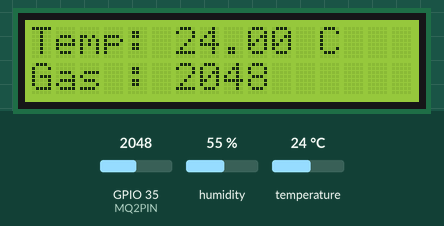
The sketch below on a simulated ESP32. On the bench: 16×2 character LCD. The inputs (shaded band) are chosen by the test bench; at power-on: temperature 24 °C, GPIO 35 (MQ2PIN) = 2048, humidity 55 %. WiFi joins after 1.5 s; servers stay silent unless stated; what the sketch prints to the serial monitor is not drawn.

Above: at 3.9 s.
4.0 s: temperature set to 12 °C
At 6.8 s:
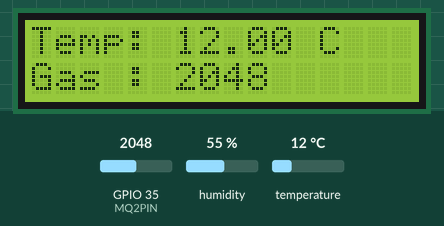
8.1 s: GPIO 35 (MQ2PIN) set to 2866
At 11.2 s:
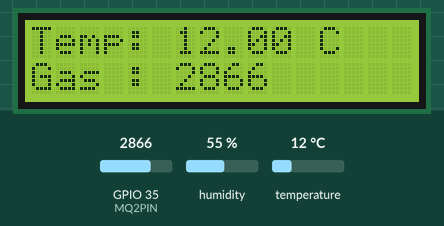
12.2 s: temperature set to 19 °C
At 17.4 s:
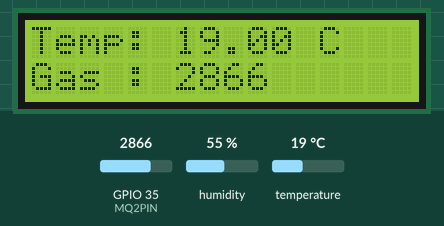
17.8 s: GPIO 35 (MQ2PIN) set to 3603
At 20.5 s:
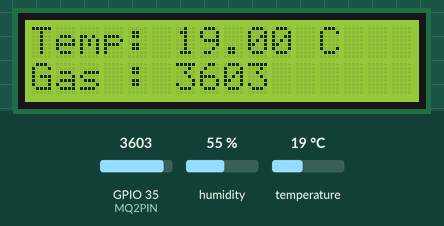
21.9 s: temperature set to 28 °C
At 26.8 s:
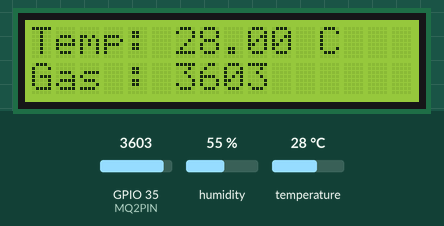
27.5 s: GPIO 35 (MQ2PIN) set to 4095
At 29.9 s:
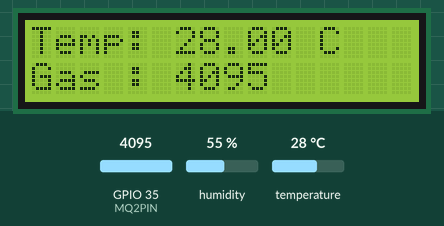
Timing chart, 0 to 31.4 s (numbered marks = the images above; inputs shaded):
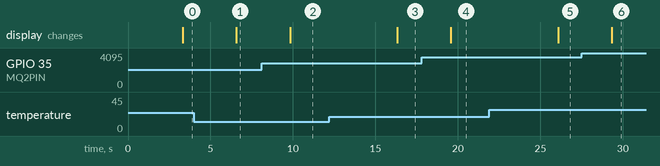

Measured:
- after the input at 4.0 s, the display: changes after 2.6 s (image 1)
- after the input at 8.1 s, the display: changes after 1.7 s (image 2)
- after the input at 12.2 s, the display: changes after 4.1 s (image 3)
- after the input at 17.8 s, the display: changes after 1.8 s (image 4)
- after the input at 21.9 s, the display: changes after 4.2 s (image 5)
- after the input at 27.5 s, the display: changes after 1.8 s (image 6)

The sketch:

tugas_uas.ino
```cpp
#include <Wire.h>
#include <LiquidCrystal_I2C.h>
#include <Adafruit_Sensor.h>
#include <DHT.h>
#include <WiFi.h>

#define DHTPIN 16 // Pin yang terhubung ke sensor DHT11
#define DHTTYPE DHT11 // Tipe sensor DHT
#define MQ2PIN 35 // Pin yang terhubung ke sensor MQ-2
int lcdColumns = 16;
int lcdRows = 2;
DHT dht(DHTPIN, DHTTYPE);

LiquidCrystal_I2C lcd(0x27, lcdColumns, lcdRows); // Alamat I2C LCD 0x27, 16 kolom, 2 baris

const char *ssid = "wifi ana";     // Ganti dengan SSID WiFi Anda
const char *password = "wifi kencang ga bikin kembung"; // Ganti dengan password WiFi Anda
const char *serverAddress = "iotuasbjm.000webhostapp.com"; // Alamat web server

void setup() {
  Serial.begin(115200);
  lcd.init();
  lcd.backlight();
  dht.begin();

  // Connect to Wi-Fi
  WiFi.begin(ssid, password);
  while (WiFi.status() != WL_CONNECTED) {
    delay(1000);
    Serial.println("Connecting to WiFi...");
  }
  Serial.println("Connected to WiFi");
}

void loop() {
  // Baca data dari sensor DHT11
  float temperature = dht.readTemperature();
  float humidity = dht.readHumidity();

  // Baca data dari sensor MQ-2
  int gasValue = analogRead(MQ2PIN);

  // Tampilkan data di Serial Monitor
  Serial.print("Temp: ");
  Serial.print(temperature);
  Serial.print(" °C, Humidity: ");
  Serial.print(humidity);
  Serial.print("%, Gas Value: ");
  Serial.println(gasValue);

  // Kirim data ke server PHP
  sendDataToServer(temperature, humidity, gasValue);

  // Tampilkan data suhu di LCD
  lcd.clear();
  lcd.setCursor(0, 0);
  lcd.print("Temp: ");
  lcd.print(temperature);
  lcd.print(" C");
  lcd.setCursor(0, 1);
  lcd.print("Gas : ");
  lcd.print(gasValue);

  delay(2000); // Tunggu 2 detik sebelum membaca data lagi
}

void sendDataToServer(float temperature, float humidity, int gasValue) {
  // Buat objek klien Wi-Fi
  WiFiClient client;

  // Buat URL untuk mengirim data ke server PHP
  String url = "/koneksi1.php"; // Ganti dengan path yang sesuai di web Anda

  // Hubungkan ke server
  if (client.connect(serverAddress, 80)) {
    Serial.println("Connected to server");

    // Buat string data yang akan dikirim

      String line = client.readStringUntil('\r');
      Serial.print(line);


    // Tutup koneksi
    client.stop();
    Serial.println("Connection closed");
  } else {
    Serial.println("Failed to connect to server");
  }
}
```
